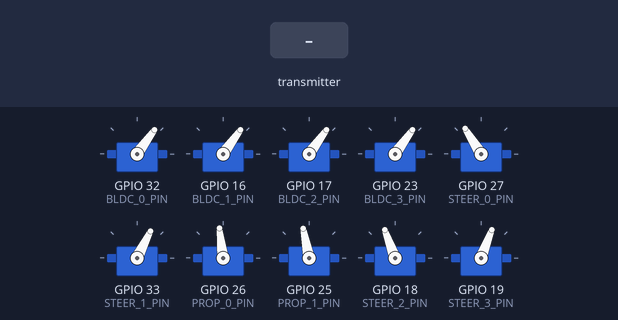
A program run on a simulated ESP32. Parts: 10 × servo. The inputs (shaded band) are chosen by the test bench.

Above: at 1.2 s.
1.3 s: the transmitter starts sending jStick_y = 1024
At 2.5 s:
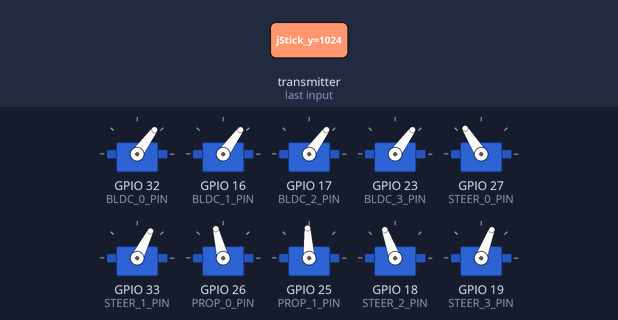
2.8 s: the transmitter starts sending BLDCPower = 1024
At 3.6 s:
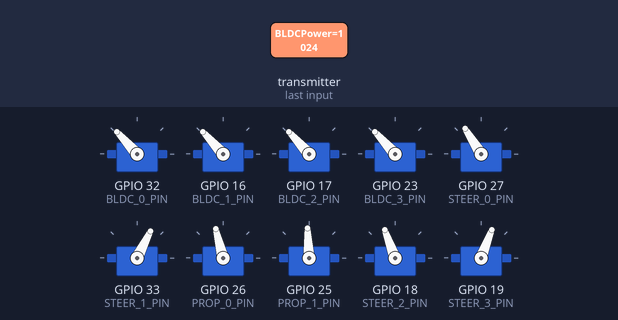
4.3 s: the transmitter starts sending jStick_y = 0
At 4.8 s:
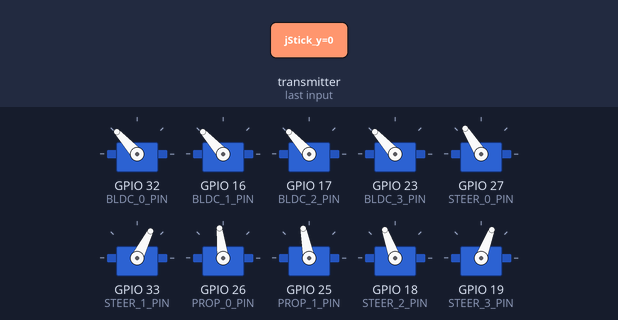
5.8 s: the transmitter starts sending jStick_x = 1024
At 7.0 s:
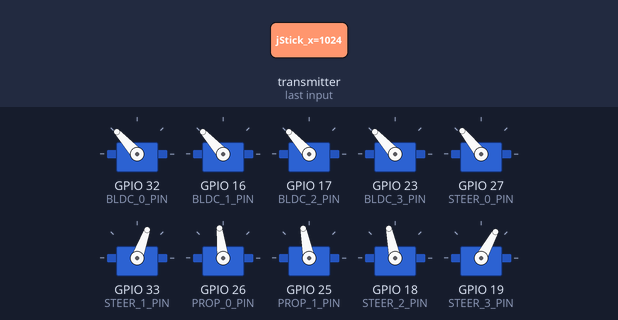
7.3 s: the transmitter starts sending BLDCPower = 0
At 8.2 s:
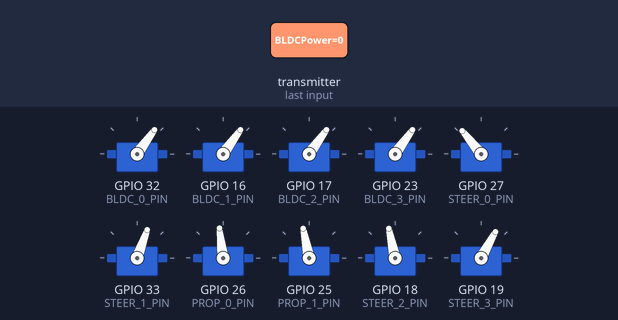
8.8 s: the transmitter starts sending BLDCPower = 2048
At 9.4 s:
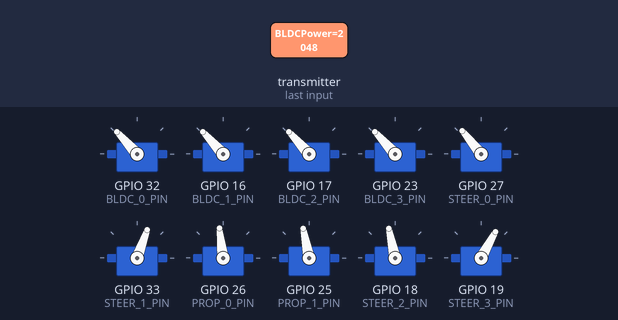
Timing chart, 0 to 11.3 s (numbered marks = the images above; inputs shaded):
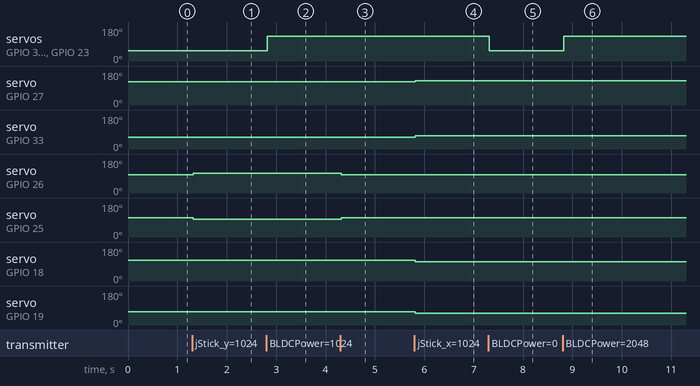

Measured:
- after the input at 1.3 s, servo on GPIO 26 (PROP_0_PIN): 97° → 104° at once; servo on GPIO 25 (PROP_1_PIN): 101° → 93° at once
- after the input at 2.8 s, servo on GPIO 32 (BLDC_0_PIN), servo on GPIO 16 (BLDC_1_PIN), servo on GPIO 17 (BLDC_2_PIN), servo on GPIO 23 (BLDC_3_PIN): 54° → 132° at once
- after the input at 4.3 s, servo on GPIO 26 (PROP_0_PIN): 104° → 97° at once; servo on GPIO 25 (PROP_1_PIN): 93° → 101° at once
- after the input at 5.8 s, servo on GPIO 27 (STEER_0_PIN): 122° → 129° at once; servo on GPIO 33 (STEER_1_PIN): 63° → 70° at once; servo on GPIO 18 (STEER_2_PIN): 110° → 102° at once; servo on GPIO 19 (STEER_3_PIN): 69° → 61° at once
- after the input at 7.3 s, servo on GPIO 32 (BLDC_0_PIN), servo on GPIO 16 (BLDC_1_PIN), servo on GPIO 17 (BLDC_2_PIN), servo on GPIO 23 (BLDC_3_PIN): 132° → 54° at once
- after the input at 8.8 s, servo on GPIO 32 (BLDC_0_PIN), servo on GPIO 16 (BLDC_1_PIN), servo on GPIO 17 (BLDC_2_PIN), servo on GPIO 23 (BLDC_3_PIN): 54° → 132° at once

The program:

main.cpp
```cpp
#include <Arduino.h>
#include <esp_now.h>
#include <Lidar.h>
#include <WiFi.h>
#include <Wire.h>
#include "Constants.h"
#include "Drivetrain.h"

// Create a drivetrain object (which is the pod duh)
Drivetrain pod;

// Create two lidar objects (the sensors)
Lidar l1;
Lidar l2;

// Data structure of received package
typedef struct dataPack {
  int jStick_x;
  int jStick_y;
  int BLDCPower;
  uint8_t mode;
} dataPack;

// Create structured dataPack object
dataPack data;

//Callback when data is received
void OnDataRecv(const uint8_t* mac, const uint8_t* incomingData, int len) {
  memcpy(&data, incomingData, sizeof(data));
  // Code that will run everytime data is received -----------------------------------------------

  switch(data.mode) {
  case 1: // Auto-guidance, manual travel
    pod.setBLDCSpeed(data.BLDCPower);
    pod.setSteer(l1.steer(), l2.steer());
    pod.setTravel(data.jStick_y);
    break;

  case 2: // Another operating mode
    // code block
    break;

  default: // Manual mode
    pod.setBLDCSpeed(data.BLDCPower);
    pod.setSteer(data.jStick_x, data.jStick_x);
    pod.setTravel(data.jStick_y);
}

}

void setup() {

  // Set RX0 and TX0 as GPIO
  Serial.begin(115200); // initialize Serial communication
  Serial.end(); // RX0 & TX0 are no longer used for serial comm.
  pinMode(RX0, OUTPUT);
  pinMode(TX0, OUTPUT);

  // Begin I2C comm.
  Wire.begin();
  Wire.setClock(400000);

  pod.initializeAll();
  l1.initialize(RX0, 0x29);
  l2.initialize(TX0, 0X30);

  // Set ESP32 controller board as WiFi station
  WiFi.mode(WIFI_STA);
  // Initialize ESP-NOW
  if (esp_now_init() != ESP_OK) {
    return;
  }
  esp_now_register_recv_cb(OnDataRecv);
}

void loop() {
  // Do not write the main code here, this loop only handles signal loss
  // Pod behavior should be specified in the ESP-NOW callback function
}
```

Constants.h
```cpp
#ifndef CONSTANTS_H
#define CONSTANTS_H

// Misc
const int NUM_BLDC_PAIRS = 4; // How many pairs of BLDC motors
const int NUM_SERVO = 6; // How many servos

// Sensors
const uint8_t TX0 = 1;
const uint8_t RX0 = 0.38;
const float LIDAR_Kp = 0.3;

// PWM signals
const int BLDC_MIN_PWM = 1100; // Configure in BLHELI_S firmware
const int BLDC_MAX_PWM = 1900;
const int IDLE_PWM = (BLDC_MAX_PWM + BLDC_MIN_PWM)/2;//       Front
//                                                           |     |
// BLDC motors pins                                BLDC_0_PIN       BLDC_0_PIN
const int BLDC_0_PIN = 32;//                                |       |
const int BLDC_1_PIN = 16;//                       BLDC_0_PIN       BLDC_0_PIN
const int BLDC_2_PIN = 17;//       ------->        BLDC_2_PIN       BLDC_2_PIN
const int BLDC_3_PIN = 23;//                                 |     |
//                                                 BLDC_2_PIN       BLDC_2_PIN
// Array containing BLDC pinout                                Back
const int BLDC_PINS[NUM_BLDC_PAIRS] = {BLDC_0_PIN, BLDC_1_PIN, BLDC_2_PIN, BLDC_3_PIN};

// Servomotors pins                                  Front
const int STEER_0_PIN = 27;//                       |     |
const int STEER_1_PIN = 33;//             STEER_0_PIN     STEER_1_PIN
const int PROP_0_PIN = 26; //     ---->    PROP_0_PIN     PROP_1_PIN
const int PROP_1_PIN = 25; //                      |       |
const int STEER_2_PIN = 18;//             STEER_2_PIN     STEER_3_PIN
const int STEER_3_PIN = 19;//                         Back

// Servo array order is: steer_0, steer_1, prop_0, prop_1, steer_2, steer_3
const int SERVO_PINS[NUM_SERVO] = {STEER_0_PIN, STEER_1_PIN, PROP_0_PIN, PROP_1_PIN, STEER_2_PIN, STEER_3_PIN};
// Servomotors initial positions, same order as previous array
const float SERVO_INIT[NUM_SERVO] = {122, 63, 97, 101, 110, 69};
// Servomotors maximum angle (in degrees) allowed (+- from initial position)
const float MAX_ANGLE = 15;

#endif
```

Drivetrain.h
```cpp
#include "Constants.h"
#include <ESP32Servo.h>
#ifndef DRIVETRAIN_H
#define DRIVETRAIN_H

class Drivetrain {

private:

    // For BLDC motors
    Servo BLDCMotors[NUM_BLDC_PAIRS]; // Array of BLDC motors
    int BLDCSignals[NUM_BLDC_PAIRS]; // Array containing PWM signals

    // For servomotors
    Servo servos[NUM_SERVO]; // Array of servomotors
    float servoPositions[NUM_SERVO]; // Array containing servo positions/angle (degrees)
    float k_sensitivity; // Determines the responsiveness of vector control (min: 0, max: 1)

public:

    // Default constructor
    Drivetrain();

    // Boot sequence
    void initializeAll();
    // Run the motors & servos, call everytime values are updated
    void runAll();
    // stop all BLDC motors and reset servo positions
    void stopAll();

    // BLDC methods ------------------------------------------------------------------------------

    // Check out-of-bounds speed inputs
    int checkSpeed(int speed);
    // Set the speed of a specific motor (min: 0, max: 100)
    void setBLDCSpeed(int BLDCMotorPair, int speed);
    // Set the speed of all motors (min: 0, max: 100)
    void setBLDCSpeed(int speed);
    // Conversion to PWM signal
    int speedToPWM(int speed);

    // Servo methods -----------------------------------------------------------------------------

    // Check out-of-bounds steering inputs
    int checkSteer(int steerValue);
    // Set sensitivity value if it's not responsive enough for some reason -_-
    void setSensitivity (float newSensitivityValue);
    // Set the linear travel direction forward/backward (min: -100, max: 100)
    void setTravel(int direction);
    // Set the front and back steering values (min: -100, max: 100)
    // negative -> steer left
    // positive -> steer right
    void setSteer(int frontValue, int rearValue);
    // resets the servo positions
    void resetServos();

};

#endif
```

Lidar.h
```cpp
#ifndef LIDAR_H
#define LIDAR_H

class Lidar {

private:
    VL53L1X sensor;
    int distance;
    float target;

public:

    // Default constructor
    Lidar();

    // Initialization sequence
    void initialize(uint8_t XShutPin, int I2CAddress);

    // Set a new target distance
    void setTarget(float newTarget);
    // Read current distance value, stores it in "distance" and returns the value
    int measureDistance();
    // Lidar steer values
    int steer();

};

#endif
```

Drivetrain.cpp
```cpp
#include "Drivetrain.h"
#include <ESP32Servo.h>
#include "Constants.h"

// Class constructor
Drivetrain::Drivetrain() {
    k_sensitivity = 0.5;
    // Initialize motor speeds
    for (int i = 0; i < NUM_BLDC_PAIRS; i++) {
        BLDCSignals[i] = IDLE_PWM;
    }
    // Initialize servo positions
    for (int i = 0; i < NUM_SERVO; i++) {
        servoPositions[i] = SERVO_INIT[i];
    }
}

void Drivetrain::initializeAll() {
    // Attach all BLDC motors
    for (int i = 0; i < NUM_BLDC_PAIRS; i++) {
        BLDCMotors[i].attach(BLDC_PINS[i]);
    }
    // Attach all servos
    for (int i = 0; i < NUM_SERVO; i++) {
        servos[i].attach(SERVO_PINS[i]);
    }
    // Idle
    stopAll();
}

void Drivetrain::runAll() {
    // Send signal to servos
    for (int i = 0; i < NUM_SERVO; i++) {
        servos[i].write(servoPositions[i]);
    }

    // Send signal to BLDC motors
    for (int i = 0; i < NUM_BLDC_PAIRS; i++) {
        BLDCMotors[i].writeMicroseconds(BLDCSignals[i]);
    }
}

void Drivetrain::stopAll() {
    // Set servos to initial positions
    for (int i = 0; i < NUM_SERVO; i++) {
        servoPositions[i] = SERVO_INIT[i];
    }
    // Set BLDC motors to idle
    setBLDCSpeed(0);

    // Send signal to all motors/servos
    runAll();
}

// BLDC methods ------------------------------------------------------------------------------
int Drivetrain::checkSpeed(int speed) {
    // Handle out-of-bounds signals
    if (speed > 100)
        return 100;
    else if (speed < 0)
        return 0;
    return speed;
}

void Drivetrain::setBLDCSpeed(int BLDCMotorPair, int speed) {
    BLDCSignals[BLDCMotorPair] = speedToPWM(checkSpeed(speed));

    runAll();
}

void Drivetrain::setBLDCSpeed(int speed) {
    int PWMSignal = speedToPWM(checkSpeed(speed));
    for (int i = 0; i < NUM_BLDC_PAIRS; i++) {
        BLDCSignals[i] = PWMSignal;
    }
    runAll();
}

int Drivetrain::speedToPWM(int speed) {
    return map(speed, 0, 100, BLDC_MIN_PWM, BLDC_MAX_PWM);
}

// Servo methods -----------------------------------------------------------------------------
int Drivetrain::checkSteer(int steerValue) {
    if (steerValue > 100)
        return 100;
    else if (steerValue < -100)
        return -100;
    return steerValue;
}

void Drivetrain::setSensitivity (float newSensitivityValue) {
    k_sensitivity = newSensitivityValue;
}

void Drivetrain::setTravel(int direction) {
    // Adjust input
    direction = checkSteer(direction);
    direction *= k_sensitivity;
    // Signs for "direction" might need to be changed depending on the pod configuration
    servoPositions[2] = map(direction, -100, 100, SERVO_INIT[2]-MAX_ANGLE, SERVO_INIT[2]+MAX_ANGLE);
    servoPositions[3] = map(-direction, -100, 100, SERVO_INIT[3]-MAX_ANGLE, SERVO_INIT[3]+MAX_ANGLE);

    runAll();
}

void Drivetrain::setSteer(int frontValue, int rearValue) {
    // Adjust input
    frontValue = (checkSteer(frontValue))*k_sensitivity;
    rearValue = (checkSteer(rearValue))*k_sensitivity;
    // Once again, I might've fucked up the signs
    servoPositions[0] = map(frontValue, -100, 100, SERVO_INIT[0]-MAX_ANGLE, SERVO_INIT[0]+MAX_ANGLE);
    servoPositions[1] = map(frontValue, -100, 100, SERVO_INIT[1]-MAX_ANGLE, SERVO_INIT[1]+MAX_ANGLE);
    servoPositions[4] = map(-rearValue, -100, 100, SERVO_INIT[4]-MAX_ANGLE, SERVO_INIT[4]+MAX_ANGLE);
    servoPositions[5] = map(-rearValue, -100, 100, SERVO_INIT[5]-MAX_ANGLE, SERVO_INIT[5]+MAX_ANGLE);

    runAll();
}

void Drivetrain::resetServos() {
    for (int i = 0; i < NUM_SERVO; i++) {
        servoPositions[i] = SERVO_INIT[i];
    }

    runAll();
}
```

Lidar.cpp
```cpp
#include <Wire.h>
#include <VL53L1X.h>
#include "Constants.h"
#include "Lidar.h"

Lidar::Lidar() {
    target = 150.0; // Default target distance is 150 mm
}

void Lidar::initialize(uint8_t XShutPin, int I2CAddress) {
    digitalWrite(XShutPin, LOW);
    pinMode(XShutPin, INPUT);
    delay(10);
    if (!sensor.init())
        while(1);
    sensor.setAddress(I2CAddress);
    sensor.startContinuous(20);
}

void Lidar::setTarget(float newTarget) {
    target = newTarget;
}

int Lidar::measureDistance() {
    distance = sensor.read();
    return distance;
}

int Lidar::steer() {
    distance = sensor.read();
    int error = (target-distance);
    if (error > target)
        error = target;
    else if (error <  -target)
        error = -target;
    return (error/target)*100*LIDAR_Kp;
}
```
